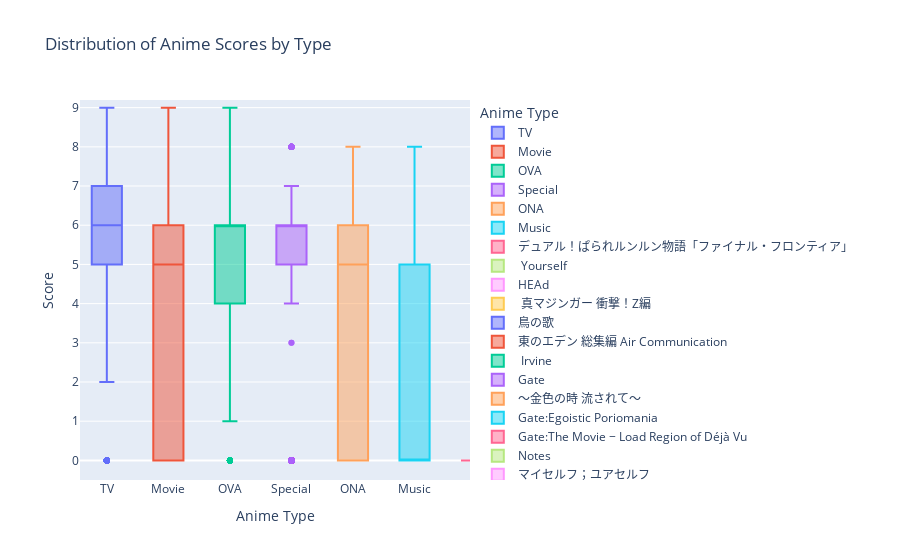

The notebook cell saved with this chart:
### Markdown cell above
### Distribution of Anime Scores by Type

### Code cell
# Create a box plot for anime scores by type
fig = plt.figure(figsize=(20, 20))
fig = px.box(anime, x='Type', y='Score', 
             labels={'Type':'Anime Type', 'Score':'Score'},
             title='Distribution of Anime Scores by Type',
             color='Type')

fig.show()

### Figure 1 — Plotly figure (JSON) as saved in the notebook; plotly's stock layout.template omitted (floating-point values rounded to 4 significant figures; data arrays with more than 128 entries replaced by an {"elided": "..."} marker saying what was removed)
{"data": [{"alignmentgroup": "True", "hovertemplate": "Anime Type=%{x}<br>Score=%{y}<extra></extra>", "legendgroup": "TV", "marker": {"color": "#636efa"}, "name": "TV", "notched": false, "offsetgroup": "TV", "orientation": "v", "showlegend": true, "type": "box", "x": {"elided": "4987 str values"}, "x0": " ", "xaxis": "x", "y": {"elided": "4987 int values"}, "y0": " ", "yaxis": "y"}, {"alignmentgroup": "True", "hovertemplate": "Anime Type=%{x}<br>Score=%{y}<extra></extra>", "legendgroup": "Movie", "marker": {"color": "#EF553B"}, "name": "Movie", "notched": false, "offsetgroup": "Movie", "orientation": "v", "showlegend": true, "type": "box", "x": {"elided": "3033 str values"}, "x0": " ", "xaxis": "x", "y": {"elided": "3033 int values"}, "y0": " ", "yaxis": "y"}, {"alignmentgroup": "True", "hovertemplate": "Anime Type=%{x}<br>Score=%{y}<extra></extra>", "legendgroup": "OVA", "marker": {"color": "#00cc96"}, "name": "OVA", "notched": false, "offsetgroup": "OVA", "orientation": "v", "showlegend": true, "type": "box", "x": {"elided": "3892 str values"}, "x0": " ", "xaxis": "x", "y": {"elided": "3892 int values"}, "y0": " ", "yaxis": "y"}, {"alignmentgroup": "True", "hovertemplate": "Anime Type=%{x}<br>Score=%{y}<extra></extra>", "legendgroup": "Special", "marker": {"color": "#ab63fa"}, "name": "Special", "notched": false, "offsetgroup": "Special", "orientation": "v", "showlegend": true, "type": "box", "x": {"elided": "2209 str values"}, "x0": " ", "xaxis": "x", "y": {"elided": "2209 int values"}, "y0": " ", "yaxis": "y"}, {"alignmentgroup": "True", "hovertemplate": "Anime Type=%{x}<br>Score=%{y}<extra></extra>", "legendgroup": "ONA", "marker": {"color": "#FFA15A"}, "name": "ONA", "notched": false, "offsetgroup": "ONA", "orientation": "v", "showlegend": true, "type": "box", "x": {"elided": "1905 str values"}, "x0": " ", "xaxis": "x", "y": {"elided": "1905 int values"}, "y0": " ", "yaxis": "y"}, {"alignmentgroup": "True", "hovertemplate": "Anime Type=%{x}<br>Score=%{y}<extra></extra>", "legendgroup": "Music", "marker": {"color": "#19d3f3"}, "name": "Music", "notched": false, "offsetgroup": "Music", "orientation": "v", "showlegend": true, "type": "box", "x": {"elided": "1469 str values"}, "x0": " ", "xaxis": "x", "y": {"elided": "1469 int values"}, "y0": " ", "yaxis": "y"}, {"alignmentgroup": "True", "hovertemplate": "Anime Type=%{x}<br>Score=%{y}<extra></extra>", "legendgroup": "デュアル！ぱられルンルン物語「ファイナル・フロンティア」", "marker": {"color": "#FF6692"}, "name": "デュアル！ぱられルンルン物語「ファイナル・フロンティア」", "notched": false, "offsetgroup": "デュアル！ぱられルンルン物語「ファイナル・フロンティア」", "orientation": "v", "showlegend": true, "type": "box", "x": ["デュアル！ぱられルンルン物語「ファイナル・フロンティア」"], "x0": " ", "xaxis": "x", "y": [0], "y0": " ", "yaxis": "y"}, {"alignmentgroup": "True", "hovertemplate": "Anime Type=%{x}<br>Score=%{y}<extra></extra>", "legendgroup": " Yourself", "marker": {"color": "#B6E880"}, "name": " Yourself", "notched": false, "offsetgroup": " Yourself", "orientation": "v", "showlegend": true, "type": "box", "x": [" Yourself"], "x0": " ", "xaxis": "x", "y": [0], "y0": " ", "yaxis": "y"}, {"alignmentgroup": "True", "hovertemplate": "Anime Type=%{x}<br>Score=%{y}<extra></extra>", "legendgroup": "HEAd", "marker": {"color": "#FF97FF"}, "name": "HEAd", "notched": false, "offsetgroup": "HEAd", "orientation": "v", "showlegend": true, "type": "box", "x": ["HEAd"], "x0": " ", "xaxis": "x", "y": [0], "y0": " ", "yaxis": "y"}, {"alignmentgroup": "True", "hovertemplate": "Anime Type=%{x}<br>Score=%{y}<extra></extra>", "legendgroup": " 真マジンガー 衝撃！Z編", "marker": {"color": "#FECB52"}, "name": " 真マジンガー 衝撃！Z編", "notched": false, "offsetgroup": " 真マジンガー 衝撃！Z編", "orientation": "v", "showlegend": true, "type": "box", "x": [" 真マジンガー 衝撃！Z編"], "x0": " ", "xaxis": "x", "y": [7], "y0": " ", "yaxis": "y"}, {"alignmentgroup": "True", "hovertemplate": "Anime Type=%{x}<br>Score=%{y}<extra></extra>", "legendgroup": "鳥の歌", "marker": {"color": "#636efa"}, "name": "鳥の歌", "notched": false, "offsetgroup": "鳥の歌", "orientation": "v", "showlegend": true, "type": "box", "x": ["鳥の歌"], "x0": " ", "xaxis": "x", "y": [6], "y0": " ", "yaxis": "y"}, {"alignmentgroup": "True", "hovertemplate": "Anime Type=%{x}<br>Score=%{y}<extra></extra>", "legendgroup": "東のエデン 総集編 Air Communication", "marker": {"color": "#EF553B"}, "name": "東のエデン 総集編 Air Communication", "notched": false, "offsetgroup": "東のエデン 総集編 Air Communication", "orientation": "v", "showlegend": true, "type": "box", "x": ["東のエデン 総集編 Air Communication"], "x0": " ", "xaxis": "x", "y": [7], "y0": " ", "yaxis": "y"}, {"alignmentgroup": "True", "hovertemplate": "Anime Type=%{x}<br>Score=%{y}<extra></extra>", "legendgroup": " Irvine", "marker": {"color": "#00cc96"}, "name": " Irvine", "notched": false, "offsetgroup": " Irvine", "orientation": "v", "showlegend": true, "type": "box", "x": [" Irvine"], "x0": " ", "xaxis": "x", "y": [0], "y0": " ", "yaxis": "y"}, {"alignmentgroup": "True", "hovertemplate": "Anime Type=%{x}<br>Score=%{y}<extra></extra>", "legendgroup": "Gate", "marker": {"color": "#ab63fa"}, "name": "Gate", "notched": false, "offsetgroup": "Gate", "orientation": "v", "showlegend": true, "type": "box", "x": ["Gate"], "x0": " ", "xaxis": "x", "y": [0], "y0": " ", "yaxis": "y"}, {"alignmentgroup": "True", "hovertemplate": "Anime Type=%{x}<br>Score=%{y}<extra></extra>", "legendgroup": "～金色の時 流されて～", "marker": {"color": "#FFA15A"}, "name": "～金色の時 流されて～", "notched": false, "offsetgroup": "～金色の時 流されて～", "orientation": "v", "showlegend": true, "type": "box", "x": ["～金色の時 流されて～"], "x0": " ", "xaxis": "x", "y": [6], "y0": " ", "yaxis": "y"}, {"alignmentgroup": "True", "hovertemplate": "Anime Type=%{x}<br>Score=%{y}<extra></extra>", "legendgroup": "Gate:Egoistic Poriomania", "marker": {"color": "#19d3f3"}, "name": "Gate:Egoistic Poriomania", "notched": false, "offsetgroup": "Gate:Egoistic Poriomania", "orientation": "v", "showlegend": true, "type": "box", "x": ["Gate:Egoistic Poriomania"], "x0": " ", "xaxis": "x", "y": [0], "y0": " ", "yaxis": "y"}, {"alignmentgroup": "True", "hovertemplate": "Anime Type=%{x}<br>Score=%{y}<extra></extra>", "legendgroup": "Gate:The Movie − Load Region of Déjà Vu", "marker": {"color": "#FF6692"}, "name": "Gate:The Movie − Load Region of Déjà Vu", "notched": false, "offsetgroup": "Gate:The Movie − Load Region of Déjà Vu", "orientation": "v", "showlegend": true, "type": "box", "x": ["Gate:The Movie − Load Region of Déjà Vu"], "x0": " ", "xaxis": "x", "y": [0], "y0": " ", "yaxis": "y"}, {"alignmentgroup": "True", "hovertemplate": "Anime Type=%{x}<br>Score=%{y}<extra></extra>", "legendgroup": "Notes", "marker": {"color": "#B6E880"}, "name": "Notes", "notched": false, "offsetgroup": "Notes", "orientation": "v", "showlegend": true, "type": "box", "x": ["Notes"], "x0": " ", "xaxis": "x", "y": [0], "y0": " ", "yaxis": "y"}, {"alignmentgroup": "True", "hovertemplate": "Anime Type=%{x}<br>Score=%{y}<extra></extra>", "legendgroup": "マイセルフ；ユアセルフ", "marker": {"color": "#FF97FF"}, "name": "マイセルフ；ユアセルフ", "notched": false, "offsetgroup": "マイセルフ；ユアセルフ", "orientation": "v", "showlegend": true, "type": "box", "x": ["マイセルフ；ユアセルフ"], "x0": " ", "xaxis": "x", "y": [0], "y0": " ", "yaxis": "y"}, {"alignmentgroup": "True", "hovertemplate": "Anime Type=%{x}<br>Score=%{y}<extra></extra>", "legendgroup": " Go Boy 2", "marker": {"color": "#FECB52"}, "name": " Go Boy 2", "notched": false, "offsetgroup": " Go Boy 2", "orientation": "v", "showlegend": true, "type": "box", "x": [" Go Boy 2"], "x0": " ", "xaxis": "x", "y": [0], "y0": " ", "yaxis": "y"}, {"alignmentgroup": "True", "hovertemplate": "Anime Type=%{x}<br>Score=%{y}<extra></extra>", "legendgroup": "0", "marker": {"color": "#636efa"}, "name": "0", "notched": false, "offsetgroup": "0", "orientation": "v", "showlegend": true, "type": "box", "x": [0, 0, 0, 0, 0, 0, 0, 0, 0, 0, 0, 0, 0, 0, 0, 0, 0, 0, 0, 0, 0, 0, 0, 0, 0, 0, 0, 0, 0, 0, 0, 0, 0, 0, 0, 0, 0], "x0": " ", "xaxis": "x", "y": [0, 0, 0, 0, 0, 0, 0, 0, 0, 0, 0, 0, 0, 0, 0, 0, 0, 0, 0, 0, 0, 0, 0, 0, 0, 0, 0, 0, 0, 0, 0, 0, 0, 0, 0, 0, 0], "y0": " ", "yaxis": "y"}, {"alignmentgroup": "True", "hovertemplate": "Anime Type=%{x}<br>Score=%{y}<extra></extra>", "legendgroup": "Steins", "marker": {"color": "#EF553B"}, "name": "Steins", "notched": false, "offsetgroup": "Steins", "orientation": "v", "showlegend": true, "type": "box", "x": ["Steins"], "x0": " ", "xaxis": "x", "y": [0], "y0": " ", "yaxis": "y"}, {"alignmentgroup": "True", "hovertemplate": "Anime Type=%{x}<br>Score=%{y}<extra></extra>", "legendgroup": "鐘声色彩幻想", "marker": {"color": "#00cc96"}, "name": "鐘声色彩幻想", "notched": false, "offsetgroup": "鐘声色彩幻想", "orientation": "v", "showlegend": true, "type": "box", "x": ["鐘声色彩幻想"], "x0": " ", "xaxis": "x", "y": [4], "y0": " ", "yaxis": "y"}, {"alignmentgroup": "True", "hovertemplate": "Anime Type=%{x}<br>Score=%{y}<extra></extra>", "legendgroup": "Gate 0", "marker": {"color": "#ab63fa"}, "name": "Gate 0", "notched": false, "offsetgroup": "Gate 0", "orientation": "v", "showlegend": true, "type": "box", "x": ["Gate 0"], "x0": " ", "xaxis": "x", "y": [0], "y0": " ", "yaxis": "y"}, {"alignmentgroup": "True", "hovertemplate": "Anime Type=%{x}<br>Score=%{y}<extra></extra>", "legendgroup": "Child", "marker": {"color": "#FFA15A"}, "name": "Child", "notched": false, "offsetgroup": "Child", "orientation": "v", "showlegend": true, "type": "box", "x": ["Child"], "x0": " ", "xaxis": "x", "y": [0], "y0": " ", "yaxis": "y"}, {"alignmentgroup": "True", "hovertemplate": "Anime Type=%{x}<br>Score=%{y}<extra></extra>", "legendgroup": "シュタインズ・ゲート境界面上のミッシングリンク-Divide By Zero-", "marker": {"color": "#19d3f3"}, "name": "シュタインズ・ゲート境界面上のミッシングリンク-Divide By Zero-", "notched": false, "offsetgroup": "シュタインズ・ゲート境界面上のミッシングリンク-Divide By Zero-", "orientation": "v", "showlegend": true, "type": "box", "x": ["シュタインズ・ゲート境界面上のミッシングリンク-Divide By Zero-"], "x0": " ", "xaxis": "x", "y": [0], "y0": " ", "yaxis": "y"}, {"alignmentgroup": "True", "hovertemplate": "Anime Type=%{x}<br>Score=%{y}<extra></extra>", "legendgroup": "Nine", "marker": {"color": "#FF6692"}, "name": "Nine", "notched": false, "offsetgroup": "Nine", "orientation": "v", "showlegend": true, "type": "box", "x": ["Nine"], "x0": " ", "xaxis": "x", "y": [0], "y0": " ", "yaxis": "y"}, {"alignmentgroup": "True", "hovertemplate": "Anime Type=%{x}<br>Score=%{y}<extra></extra>", "legendgroup": " 十万个冷笑话 大电影", "marker": {"color": "#B6E880"}, "name": " 十万个冷笑话 大电影", "notched": false, "offsetgroup": " 十万个冷笑话 大电影", "orientation": "v", "showlegend": true, "type": "box", "x": [" 十万个冷笑话 大电影"], "x0": " ", "xaxis": "x", "y": [6], "y0": " ", "yaxis": "y"}, {"alignmentgroup": "True", "hovertemplate": "Anime Type=%{x}<br>Score=%{y}<extra></extra>", "legendgroup": "コードギアス 復活のルルーシュ", "marker": {"color": "#FF97FF"}, "name": "コードギアス 復活のルルーシュ", "notched": false, "offsetgroup": "コードギアス 復活のルルーシュ", "orientation": "v", "showlegend": true, "type": "box", "x": ["コードギアス 復活のルルーシュ"], "x0": " ", "xaxis": "x", "y": [7], "y0": " ", "yaxis": "y"}, {"alignmentgroup": "True", "hovertemplate": "Anime Type=%{x}<br>Score=%{y}<extra></extra>", "legendgroup": "君临臣下", "marker": {"color": "#FECB52"}, "name": "君临臣下", "notched": false, "offsetgroup": "君临臣下", "orientation": "v", "showlegend": true, "type": "box", "x": ["君临臣下"], "x0": " ", "xaxis": "x", "y": [0], "y0": " ", "yaxis": "y"}, {"alignmentgroup": "True", "hovertemplate": "Anime Type=%{x}<br>Score=%{y}<extra></extra>", "legendgroup": "Child Episode 0", "marker": {"color": "#636efa"}, "name": "Child Episode 0", "notched": false, "offsetgroup": "Child Episode 0", "orientation": "v", "showlegend": true, "type": "box", "x": ["Child Episode 0"], "x0": " ", "xaxis": "x", "y": [0], "y0": " ", "yaxis": "y"}, {"alignmentgroup": "True", "hovertemplate": "Anime Type=%{x}<br>Score=%{y}<extra></extra>", "legendgroup": "Child:Silent Sky", "marker": {"color": "#EF553B"}, "name": "Child:Silent Sky", "notched": false, "offsetgroup": "Child:Silent Sky", "orientation": "v", "showlegend": true, "type": "box", "x": ["Child:Silent Sky"], "x0": " ", "xaxis": "x", "y": [0], "y0": " ", "yaxis": "y"}, {"alignmentgroup": "True", "hovertemplate": "Anime Type=%{x}<br>Score=%{y}<extra></extra>", "legendgroup": " 阿良々木暦ノ物語", "marker": {"color": "#00cc96"}, "name": " 阿良々木暦ノ物語", "notched": false, "offsetgroup": " 阿良々木暦ノ物語", "orientation": "v", "showlegend": true, "type": "box", "x": [" 阿良々木暦ノ物語"], "x0": " ", "xaxis": "x", "y": [7], "y0": " ", "yaxis": "y"}, {"alignmentgroup": "True", "hovertemplate": "Anime Type=%{x}<br>Score=%{y}<extra></extra>", "legendgroup": "結晶多形のヴァレンティヌス Bittersweet Intermedio", "marker": {"color": "#ab63fa"}, "name": "結晶多形のヴァレンティヌス Bittersweet Intermedio", "notched": false, "offsetgroup": "結晶多形のヴァレンティヌス Bittersweet Intermedio", "orientation": "v", "showlegend": true, "type": "box", "x": ["結晶多形のヴァレンティヌス Bittersweet Intermedio"], "x0": " ", "xaxis": "x", "y": [0], "y0": " ", "yaxis": "y"}, {"alignmentgroup": "True", "hovertemplate": "Anime Type=%{x}<br>Score=%{y}<extra></extra>", "legendgroup": "劇場版Fate/Grand Order -神聖円卓領域キャメロット- Wandering", "marker": {"color": "#FFA15A"}, "name": "劇場版Fate/Grand Order -神聖円卓領域キャメロット- Wandering", "notched": false, "offsetgroup": "劇場版Fate/Grand Order -神聖円卓領域キャメロット- Wandering", "orientation": "v", "showlegend": true, "type": "box", "x": ["劇場版Fate/Grand Order -神聖円卓領域キャメロット- Wandering"], "x0": " ", "xaxis": "x", "y": [0], "y0": " ", "yaxis": "y"}, {"alignmentgroup": "True", "hovertemplate": "Anime Type=%{x}<br>Score=%{y}<extra></extra>", "legendgroup": "劇場版Fate/Grand Order -神聖円卓領域キャメロット- Paladin", "marker": {"color": "#19d3f3"}, "name": "劇場版Fate/Grand Order -神聖円卓領域キャメロット- Paladin", "notched": false, "offsetgroup": "劇場版Fate/Grand Order -神聖円卓領域キャメロット- Paladin", "orientation": "v", "showlegend": true, "type": "box", "x": ["劇場版Fate/Grand Order -神聖円卓領域キャメロット- Paladin"], "x0": " ", "xaxis": "x", "y": [0], "y0": " ", "yaxis": "y"}, {"alignmentgroup": "True", "hovertemplate": "Anime Type=%{x}<br>Score=%{y}<extra></extra>", "legendgroup": "f 103.00　深海のカケラ」", "marker": {"color": "#FF6692"}, "name": "f 103.00　深海のカケラ」", "notched": false, "offsetgroup": "f 103.00　深海のカケラ」", "orientation": "v", "showlegend": true, "type": "box", "x": ["f 103.00　深海のカケラ」"], "x0": " ", "xaxis": "x", "y": [6], "y0": " ", "yaxis": "y"}], "layout": {"autosize": true, "boxmode": "overlay", "dragmode": "zoom", "legend": {"title": {"text": "Anime Type"}, "tracegroupgap": 0}, "title": {"text": "Distribution of Anime Scores by Type"}, "xaxis": {"anchor": "y", "autorange": false, "categoryarray": ["TV", "Movie", "OVA", "Special", "ONA", "Music", "デュアル！ぱられルンルン物語「ファイナル・フロンティア」", " Yourself", "HEAd", " 真マジンガー 衝撃！Z編", "鳥の歌", "東のエデン 総集編 Air Communication", " Irvine", "Gate", "～金色の時 流されて～", "Gate:Egoistic Poriomania", "Gate:The Movie − Load Region of Déjà Vu", "Notes", "マイセルフ；ユアセルフ", " Go Boy 2", 0, "Steins", "鐘声色彩幻想", "Gate 0", "Child", "シュタインズ・ゲート境界面上のミッシングリンク-Divide By Zero-", "Nine", " 十万个冷笑话 大电影", "コードギアス 復活のルルーシュ", "君临臣下", "Child Episode 0", "Child:Silent Sky", " 阿良々木暦ノ物語", "結晶多形のヴァレンティヌス Bittersweet Intermedio", "劇場版Fate/Grand Order -神聖円卓領域キャメロット- Wandering", "劇場版Fate/Grand Order -神聖円卓領域キャメロット- Paladin", "f 103.00　深海のカケラ」"], "categoryorder": "array", "domain": [0, 1], "range": [-0.436, 5.901], "showspikes": false, "title": {"text": "Anime Type"}, "type": "category"}, "yaxis": {"anchor": "x", "autorange": false, "domain": [0, 1], "range": [-0.5, 9.195], "showspikes": false, "title": {"text": "Score"}, "type": "linear"}}}
